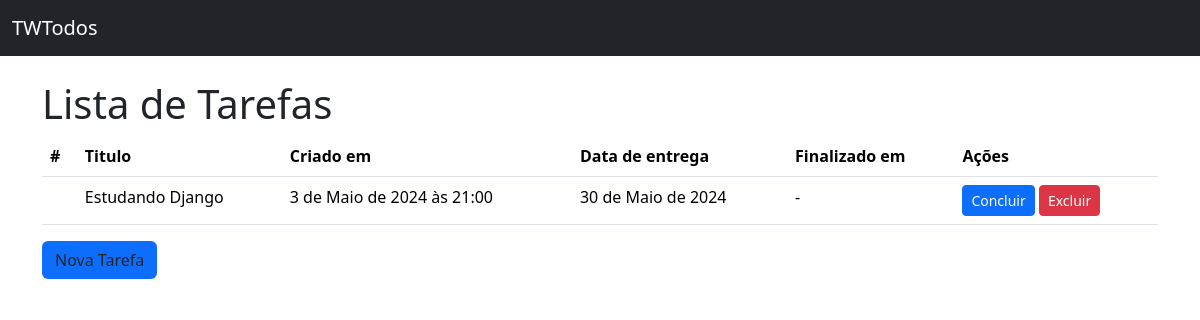
The app's page /, older data.
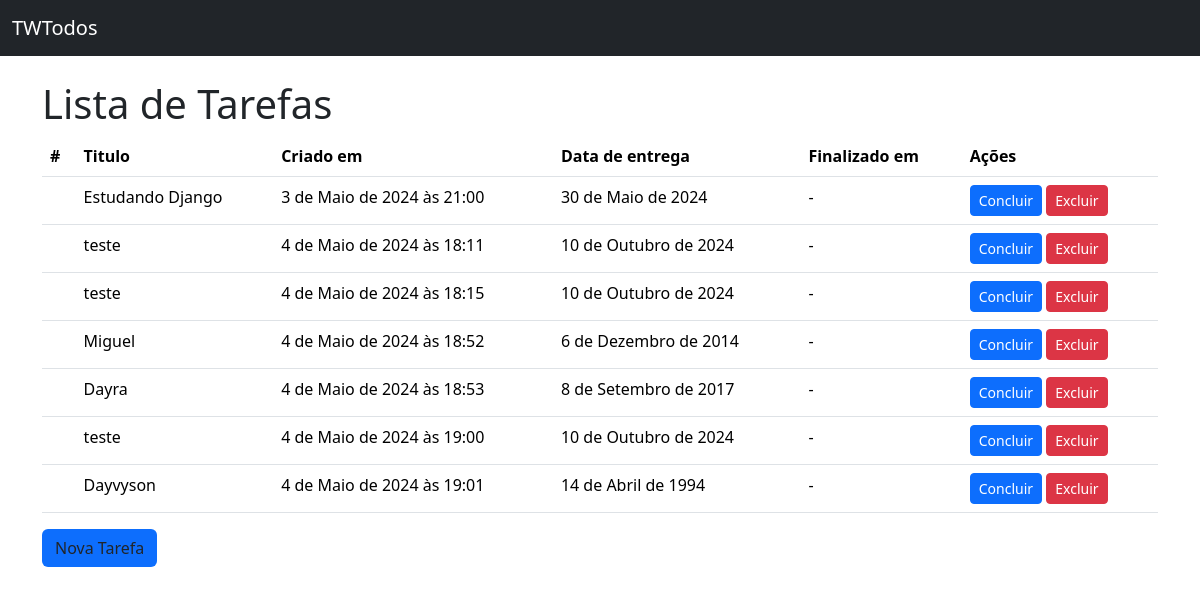
The same page, newer data.
### todos/models.py (models this page shows)
class Todo(models.Model):
    title = models.CharField(verbose_name="Titulo", max_length=100, null=False, blank=False)
    created_at = models.DateTimeField(auto_now_add=True, null=False, blank=False)
    deadline = models.DateField(verbose_name="Data de entrega", null=False, blank=False)
    finished_at = models.DateField(null=True)

### todos/views.py (the view)
# urls.py: path("", TodoListView.as_view(), name="todo_list"),
class TodoListView(ListView):
    model = Todo

### todos/templates/todos/todo_list.html (shortened to what this page needs)
{% extends "base.html" %}
{% block content %}
<H1>Lista de Tarefas</H1>
{% if todo_list %}
  <table class="table">
      <thead>
        <tr>
          <th scope="col">#</th>
          <th scope="col">Titulo</th>
          <th scope="col">Criado em</th>
          <th scope="col">Data de entrega</th>
          <th scope="col">Finalizado em</th>
          <th scope="col">Ações</th>
        </tr>
      </thead>
        <tbody>
          {% for todo in todo_list %}
              <tr>
                  <th scope="row">{{ tod.pk }}</th>
                  <td>{{ todo.title }}</td>
                  <td>{{ todo.created_at }}</td>
                  <td>{{ todo.deadline }}</td>
                  <td>{{ todo.finished_at|default:"-" }}</td>
                  <td>
                      <a href="#" class="btn btn-primary btn-sm">Concluir</a>
                      <a href="#" class="btn btn-danger btn-sm">Excluir</a>
                    </td>
              </tr>
          {% endfor %}
        </tbody>
    </table>
  {% else %}
    <p>Não há tarefas cadastradas</p>
{% endif %}
<a href="{% url "todo_create" %}" class="btn btn bg-primary">Nova Tarefa</a>
{% endblock content %}

### todos/templates/base.html (shortened to what this page needs)
<!DOCTYPE html>
<html lang="PT-BR">
  <head>
    <link
      href="https://cdn.jsdelivr.net/npm/bootstrap@5.3.3/dist/css/bootstrap.min.css"
      rel="stylesheet"
    />
  </head>
  <body>
    <nav class="navbar bg-dark mb-4" data-bs-theme="dark">
          <div class="container-fluid">
            <a class="navbar-brand" href="{% url "todo_list" %}">TWTodos</a>
          </div>
    </nav>
    <main class="container">
        {% block content %}{% endblock content %}
    </main>
  </body>
</html>

Row changes from the older to the newer data that the page shows:
added Todo: title "teste", created_at "4 de Maio de 2024 às 18:11", deadline "10 de Outubro de 2024", finished_at "-"
added Todo: title "teste", created_at "4 de Maio de 2024 às 18:15", deadline "10 de Outubro de 2024", finished_at "-"
added Todo: title "Miguel", created_at "4 de Maio de 2024 às 18:52", deadline "6 de Dezembro de 2014", finished_at "-"
added Todo: title "Dayra", created_at "4 de Maio de 2024 às 18:53", deadline "8 de Setembro de 2017", finished_at "-"
added Todo: title "teste", created_at "4 de Maio de 2024 às 19:00", deadline "10 de Outubro de 2024", finished_at "-"
added Todo: title "Dayvyson", created_at "4 de Maio de 2024 às 19:01", deadline "14 de Abril de 1994", finished_at "-"
